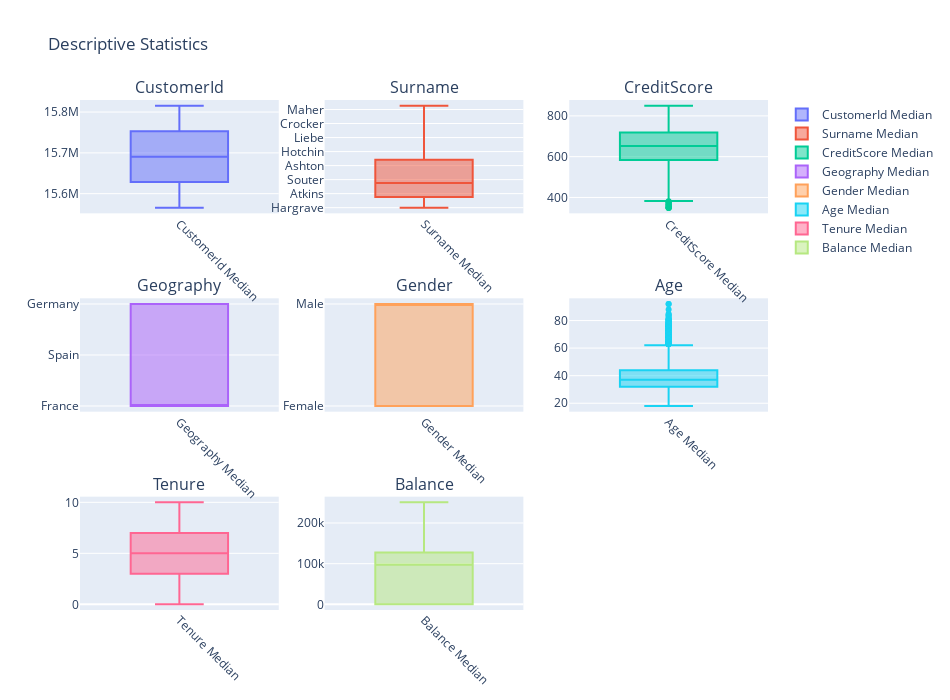

The notebook cell saved with this chart:
### Code cell
# Create box plot for all columns
columns = list(df.columns)[1:9]

fig = make_subplots(rows=3, cols=3, subplot_titles=[f'{column}' for column in columns])

for i, column in enumerate(columns):
    row, col = divmod(i, 3)  # Calculate the row and column index

    box_plot = go.Box(y=df[column], name=f'{column} Median')
    
    
    # Add traces to subplots
    fig.add_trace(box_plot, row=row + 1, col=col + 1)

fig.update_layout(height=700, width=950, title_text="Descriptive Statistics")
fig.update_xaxes(tickangle=45)  # Rotate x-axis labels

fig.show()

### Figure 1 — Plotly figure (JSON) as saved in the notebook; plotly's stock layout.template omitted (floating-point values rounded to 4 significant figures; data arrays with more than 128 entries replaced by an {"elided": "..."} marker saying what was removed)
{"data": [{"name": "CustomerId Median", "type": "box", "xaxis": "x", "y": {"elided": "10000 int values"}, "yaxis": "y"}, {"name": "Surname Median", "type": "box", "xaxis": "x2", "y": {"elided": "10000 str values"}, "yaxis": "y2"}, {"name": "CreditScore Median", "type": "box", "xaxis": "x3", "y": {"elided": "10000 int values"}, "yaxis": "y3"}, {"name": "Geography Median", "type": "box", "xaxis": "x4", "y": {"elided": "10000 str values"}, "yaxis": "y4"}, {"name": "Gender Median", "type": "box", "xaxis": "x5", "y": {"elided": "10000 str values"}, "yaxis": "y5"}, {"name": "Age Median", "type": "box", "xaxis": "x6", "y": {"elided": "10000 int values"}, "yaxis": "y6"}, {"name": "Tenure Median", "type": "box", "xaxis": "x7", "y": {"elided": "10000 int values"}, "yaxis": "y7"}, {"name": "Balance Median", "type": "box", "xaxis": "x8", "y": {"elided": "10000 float values"}, "yaxis": "y8"}], "layout": {"annotations": [{"font": {"size": 16}, "showarrow": false, "text": "CustomerId", "x": 0.1444, "xanchor": "center", "xref": "paper", "y": 1, "yanchor": "bottom", "yref": "paper"}, {"font": {"size": 16}, "showarrow": false, "text": "Surname", "x": 0.5, "xanchor": "center", "xref": "paper", "y": 1, "yanchor": "bottom", "yref": "paper"}, {"font": {"size": 16}, "showarrow": false, "text": "CreditScore", "x": 0.8556, "xanchor": "center", "xref": "paper", "y": 1, "yanchor": "bottom", "yref": "paper"}, {"font": {"size": 16}, "showarrow": false, "text": "Geography", "x": 0.1444, "xanchor": "center", "xref": "paper", "y": 0.6111, "yanchor": "bottom", "yref": "paper"}, {"font": {"size": 16}, "showarrow": false, "text": "Gender", "x": 0.5, "xanchor": "center", "xref": "paper", "y": 0.6111, "yanchor": "bottom", "yref": "paper"}, {"font": {"size": 16}, "showarrow": false, "text": "Age", "x": 0.8556, "xanchor": "center", "xref": "paper", "y": 0.6111, "yanchor": "bottom", "yref": "paper"}, {"font": {"size": 16}, "showarrow": false, "text": "Tenure", "x": 0.1444, "xanchor": "center", "xref": "paper", "y": 0.2222, "yanchor": "bottom", "yref": "paper"}, {"font": {"size": 16}, "showarrow": false, "text": "Balance", "x": 0.5, "xanchor": "center", "xref": "paper", "y": 0.2222, "yanchor": "bottom", "yref": "paper"}], "height": 700, "title": {"text": "Descriptive Statistics"}, "width": 950, "xaxis": {"anchor": "y", "domain": [0, 0.2889], "tickangle": 45}, "xaxis2": {"anchor": "y2", "domain": [0.3556, 0.6444], "tickangle": 45}, "xaxis3": {"anchor": "y3", "domain": [0.7111, 1], "tickangle": 45}, "xaxis4": {"anchor": "y4", "domain": [0, 0.2889], "tickangle": 45}, "xaxis5": {"anchor": "y5", "domain": [0.3556, 0.6444], "tickangle": 45}, "xaxis6": {"anchor": "y6", "domain": [0.7111, 1], "tickangle": 45}, "xaxis7": {"anchor": "y7", "domain": [0, 0.2889], "tickangle": 45}, "xaxis8": {"anchor": "y8", "domain": [0.3556, 0.6444], "tickangle": 45}, "xaxis9": {"anchor": "y9", "domain": [0.7111, 1], "tickangle": 45}, "yaxis": {"anchor": "x", "domain": [0.7778, 1]}, "yaxis2": {"anchor": "x2", "domain": [0.7778, 1]}, "yaxis3": {"anchor": "x3", "domain": [0.7778, 1]}, "yaxis4": {"anchor": "x4", "domain": [0.3889, 0.6111]}, "yaxis5": {"anchor": "x5", "domain": [0.3889, 0.6111]}, "yaxis6": {"anchor": "x6", "domain": [0.3889, 0.6111]}, "yaxis7": {"anchor": "x7", "domain": [0, 0.2222]}, "yaxis8": {"anchor": "x8", "domain": [0, 0.2222]}, "yaxis9": {"anchor": "x9", "domain": [0, 0.2222]}}}
